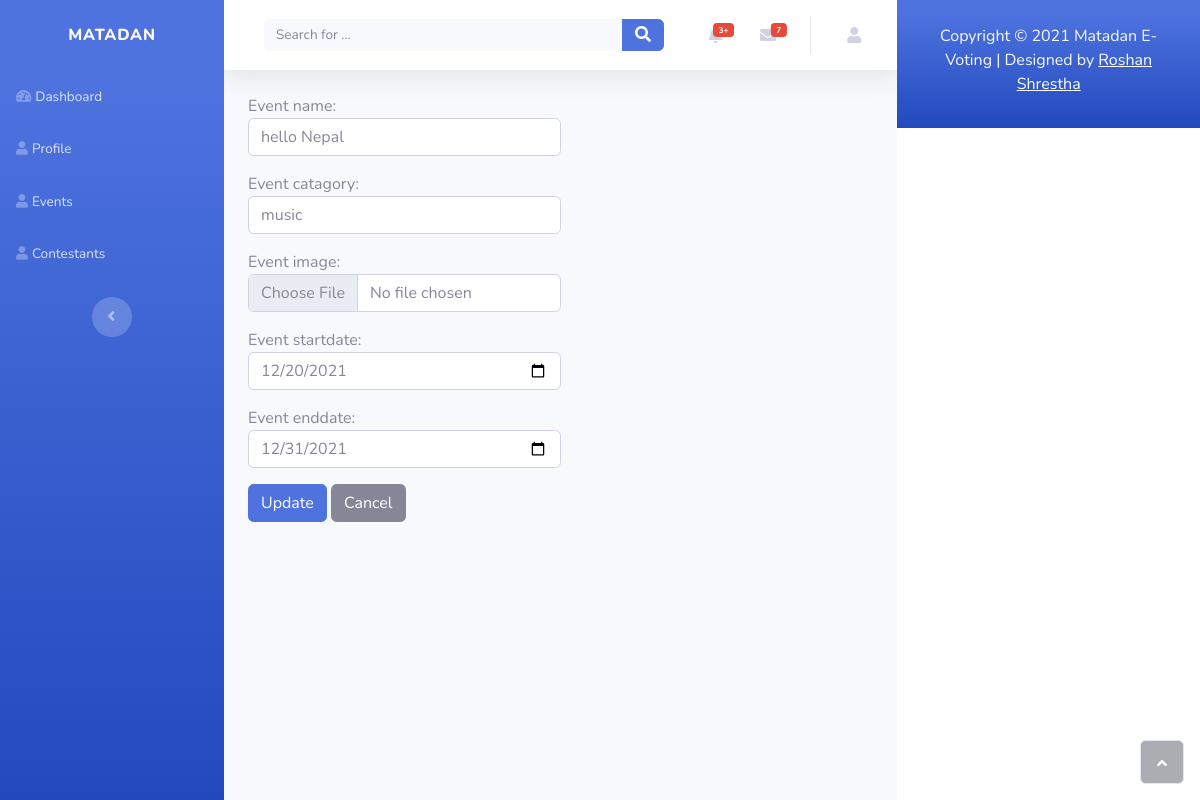
The app's page /editevent/23 with its own data.
### myapp/models.py (models this page shows, shortened)
class Event(models.Model):
    event_name=models.CharField(max_length=30)
    event_catagory=models.CharField(max_length=30)
    event_image=models.ImageField(blank=True, null=True, upload_to="eventimages/")
    event_startdate=models.CharField(max_length=30)
    event_enddate=models.CharField(max_length=30)

### myapp/views.py (the view)
# urls.py: path('editevent/<int:id>',views.editevent, name="editevent"),
def editevent(request, id):
    if request.method=="POST":
        event=Event.objects.get(pk=id)
        form=Eventform(request.POST, request.FILES, instance=event)
        if form.is_valid:
            form.save()
            messages.success(request, "Event updated successfully!!!")
            form=Eventform()
            return redirect("/event")
    else:
        event=Event.objects.get(pk=id)
        form=Eventform(instance=event)
    return render(request,'dashboard/editevent.html', {'event':event,'form':form})

### myapp/form.py
class Eventform(forms.ModelForm):
    class Meta:
        model=Event
        fields=['event_name','event_catagory', 'event_image','event_startdate','event_enddate']
        widgets= {
            'event_name':forms.TextInput(attrs={'class':'form-control w-50'},),
            'event_catagory':forms.TextInput(attrs={'class':'form-control  w-50'}),
            'event_image':forms.FileInput(attrs={'class':'form-control  w-50'}),
            'event_startdate':forms.TextInput(attrs={'class':'form-control  w-50', 'type':'date'}),
            'event_enddate':forms.TextInput(attrs={'class':'form-control  w-50', 'type':'date'}),
        }

### templates/dashboard/editevent.html (shortened to what this page needs)
{% extends 'dashboard/main.html' %}
{% block body %}
    <div class="container">
        <form action="" method="post">
            {{form.as_p}}
            <input type="submit" value="Update" class="btn btn-primary">
            <a href="/event" type="button" class="btn btn-secondary">Cancel</a>
        </form>
    </div>
{% endblock body %}

### records on screen
Event: event_name "hello Nepal", event_catagory "music", event_startdate "12/20/2021", event_enddate "12/31/2021"
